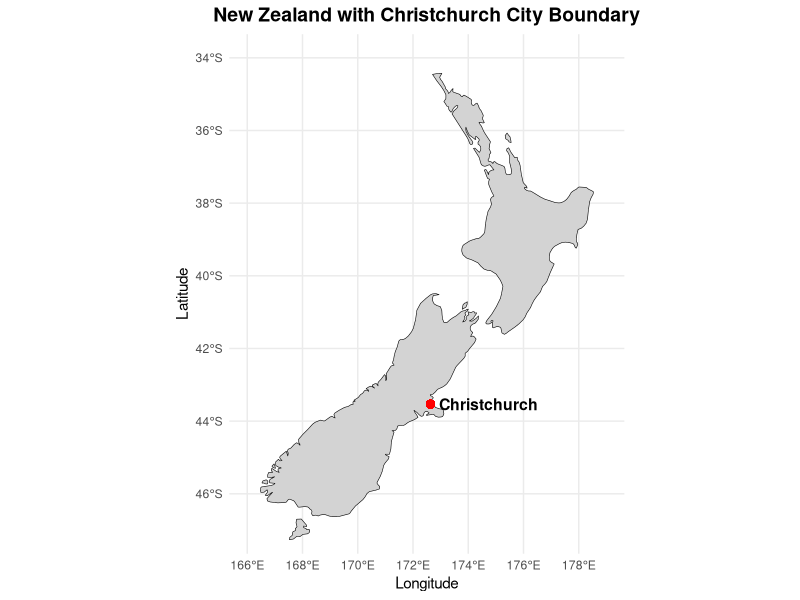
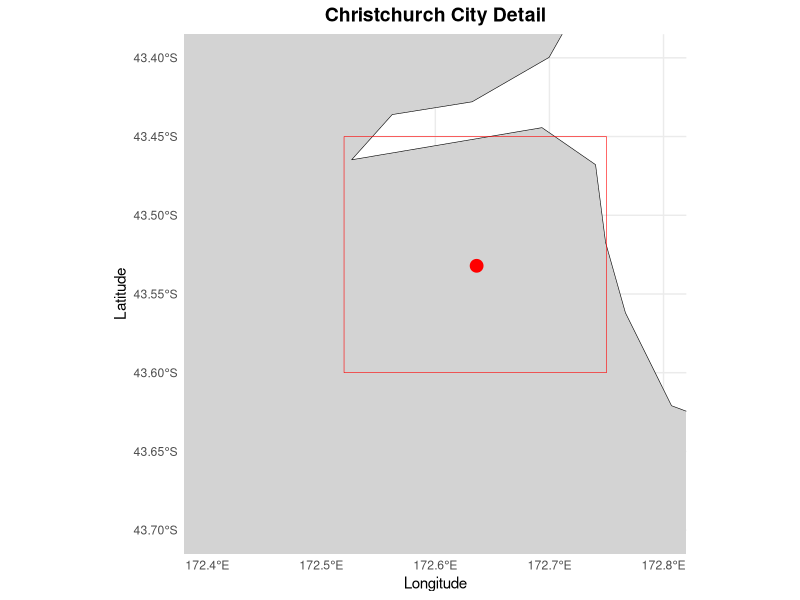

Generate these figures, in order, with R:
## ---- chunk 1
# Load required libraries
library(sf)
library(ggplot2)
library(rnaturalearth)
library(rnaturalearthdata)

# Get New Zealand map data
nz <- ne_countries(scale = "medium", country = "New Zealand", returnclass = "sf")

# Define Christchurch city center coordinates
christchurch_lon <- 172.6362
christchurch_lat <- -43.5321

# Create a polygon around Christchurch city
# These coordinates roughly outline the main city area
christchurch_coords <- data.frame(
  lon = c(172.5200, 172.7500, 172.7500, 172.5200, 172.5200),
  lat = c(-43.4500, -43.4500, -43.6000, -43.6000, -43.4500)
)

# Convert to sf polygon
christchurch_polygon <- st_polygon(list(as.matrix(christchurch_coords)))
christchurch_sf <- st_sfc(christchurch_polygon, crs = 4326)

# Create the map
ggplot() +
  # Add New Zealand outline
  geom_sf(data = nz, fill = "lightgray", color = "black", size = 0.5) +
  # Add Christchurch polygon
  geom_sf(data = christchurch_sf, fill = NA, color = "red", size = 1.5) +
  # Add point for Christchurch city center
  geom_point(aes(x = christchurch_lon, y = christchurch_lat), 
             color = "red", size = 3, shape = 16) +
  # Add label
  annotate("text", x = christchurch_lon + 0.3, y = christchurch_lat, 
           label = "Christchurch", hjust = 0, size = 4, fontface = "bold") +
  # Set coordinate system and theme
  coord_sf(xlim = c(166, 179), ylim = c(-47, -34)) +
  theme_minimal() +
  labs(title = "New Zealand with Christchurch City Boundary",
       x = "Longitude",
       y = "Latitude") +
  theme(plot.title = element_text(hjust = 0.5, face = "bold", size = 14))

# Optional: Create a zoomed-in version of just Christchurch
ggplot() +
  geom_sf(data = nz, fill = "lightgray", color = "black") +
  geom_sf(data = christchurch_sf, fill = NA, color = "red", size = 1.5) +
  geom_point(aes(x = christchurch_lon, y = christchurch_lat), 
             color = "red", size = 4) +
  coord_sf(xlim = c(172.4, 172.8), ylim = c(-43.7, -43.4)) +
  theme_minimal() +
  labs(title = "Christchurch City Detail",
       x = "Longitude",
       y = "Latitude") +
  theme(plot.title = element_text(hjust = 0.5, face = "bold", size = 14))
